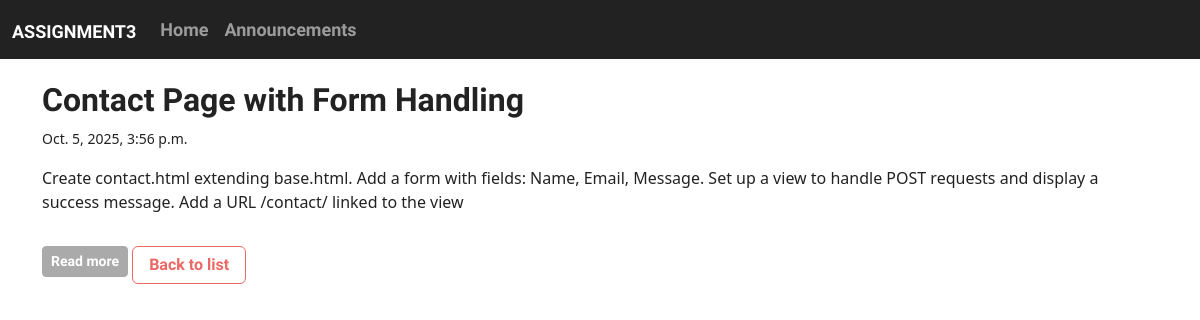
The page /announcements/5/ on the database its author committed.
### details/models.py (models this page shows, shortened)
class Announcement(models.Model):
    title = models.CharField(max_length=200)
    content = models.TextField()
    date_posted = models.DateTimeField(auto_now_add=True)

### details/views.py (the view)
# urls.py: path('announcements/<int:pk>/', views.announcement_detail, name='announcement_detail'),
def announcement_detail(request, pk):
    announcement = get_object_or_404(Announcement, pk=pk)
    return render(request, 'details/announcement_detail.html', {'announcement': announcement})

### details/templates/details/announcement_detail.html (shortened to what this page needs)
{% extends 'details/base.html' %}
{% block content %}
<h2>{{ announcement.title }}</h2>
<p><small>{{ announcement.date_posted }}</small></p>
<p id="short-content">{{ announcement.content|truncatechars:200 }}</p>
<button id="toggle-btn" class="btn btn-secondary btn-sm mt-2">Read more</button>
<a href="/announcements/" class="btn btn-outline-primary mt-3">Back to list</a>
{% endblock %}

### rows shown on the page
Announcement: title "Contact Page with Form Handling", date_posted "Oct. 5, 2025, 3:56 p.m.", content "Create contact.html extending base.html. Add a form with fields: Name, Email, Message. Set up a view to handle POST requests and display a success message. Add a URL /contact/ linked to the view"
